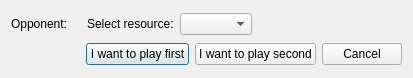
<?xml version="1.0" encoding="UTF-8"?>
<ui version="4.0">
 <class>InviteDialog</class>
 <widget class="QDialog" name="InviteDialog">
  <property name="geometry">
   <rect>
    <x>0</x>
    <y>0</y>
    <width>413</width>
    <height>78</height>
   </rect>
  </property>
  <property name="windowTitle">
   <string>Battliship Game Plugin - Invite</string>
  </property>
  <layout class="QVBoxLayout" name="verticalLayout">
   <item>
    <layout class="QHBoxLayout" name="horizontalLayout">
     <item>
      <widget class="QLabel" name="label_2">
       <property name="text">
        <string>Opponent:</string>
       </property>
      </widget>
     </item>
     <item>
      <widget class="QLabel" name="leJid">
       <property name="font">
        <font>
         <weight>75</weight>
         <bold>true</bold>
        </font>
       </property>
       <property name="text">
        <string/>
       </property>
      </widget>
     </item>
     <item>
      <widget class="QLabel" name="label">
       <property name="text">
        <string>Select resource:</string>
       </property>
      </widget>
     </item>
     <item>
      <widget class="QComboBox" name="cbResource">
       <property name="sizePolicy">
        <sizepolicy hsizetype="Fixed" vsizetype="Fixed">
         <horstretch>0</horstretch>
         <verstretch>0</verstretch>
        </sizepolicy>
       </property>
      </widget>
     </item>
     <item>
      <spacer name="horizontalSpacer">
       <property name="orientation">
        <enum>Qt::Horizontal</enum>
       </property>
       <property name="sizeHint" stdset="0">
        <size>
         <width>0</width>
         <height>20</height>
        </size>
       </property>
      </spacer>
     </item>
    </layout>
   </item>
   <item>
    <layout class="QHBoxLayout" name="horizontalLayout_2">
     <item>
      <spacer name="horizontalSpacer_2">
       <property name="orientation">
        <enum>Qt::Horizontal</enum>
       </property>
       <property name="sizeHint" stdset="0">
        <size>
         <width>0</width>
         <height>20</height>
        </size>
       </property>
      </spacer>
     </item>
     <item>
      <widget class="QPushButton" name="btnFirst">
       <property name="text">
        <string>I want to play first</string>
       </property>
      </widget>
     </item>
     <item>
      <widget class="QPushButton" name="btnSecond">
       <property name="text">
        <string>I want to play second</string>
       </property>
      </widget>
     </item>
     <item>
      <widget class="QPushButton" name="btnCancel">
       <property name="text">
        <string>Cancel</string>
       </property>
      </widget>
     </item>
    </layout>
   </item>
  </layout>
 </widget>
 <tabstops>
  <tabstop>cbResource</tabstop>
  <tabstop>btnFirst</tabstop>
  <tabstop>btnSecond</tabstop>
  <tabstop>btnCancel</tabstop>
 </tabstops>
 <resources/>
 <connections/>
 <slots>
  <slot>acceptBlack()</slot>
  <slot>acceptWhite()</slot>
 </slots>
</ui>
